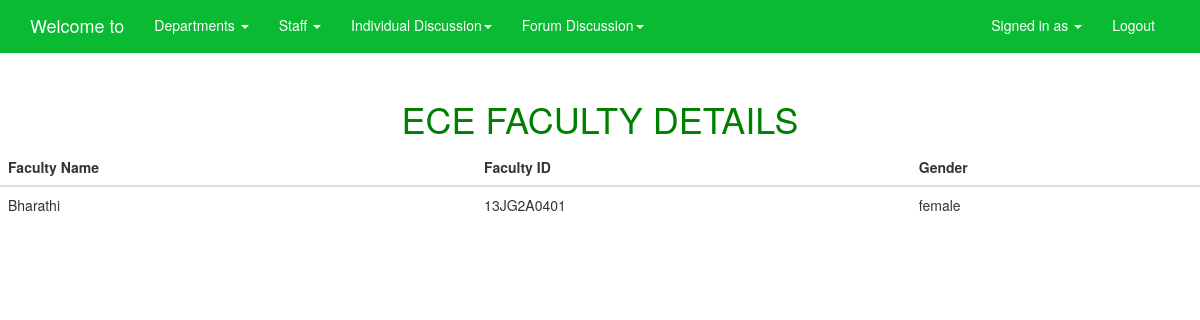
The page /stinteraction/ecefaculty.php on the database its author committed.
### tables this page shows
CREATE TABLE `register_table` (
  `name` varchar(50) NOT NULL,
  `nameid` varchar(50) NOT NULL,
  `password` varchar(50) NOT NULL,
  `deptname` varchar(50) NOT NULL,
  `gender` varchar(50) NOT NULL,
  `regmember` varchar(50) NOT NULL
);

### stinteraction/ecefaculty.php (the view, shortened to what this page needs)
<!DOCTYPE html>
<html lang="en">
<head>
   <link rel="stylesheet" href="boostrapcss/bootstrap.min.css">
  <link rel="stylesheet" href="boostrapcss/main.css" >
</head>
<body>
<?php
$name = $_SESSION['session_faculty_name'];
?>
<div class="navbar-wrapper">
    <div class="container-fluid">
        <nav class="navbar navbar-fixed-top">
            <div class="container">
                <div class="navbar-header">
                    <a class="navbar-brand" href="#">Welcome to <?php echo $name ?> </a>
                </div>
                <div id="navbar" class="navbar-collapse collapse">
                    <ul class="nav navbar-nav">
                        <li class=" dropdown">
                            <a href="#" class="dropdown-toggle " data-toggle="dropdown" role="button" aria-haspopup="true" aria-expanded="false">Departments <span class="caret"></span></a>
                        </li>
                        <li class=" dropdown"><a href="#" class="dropdown-toggle active" data-toggle="dropdown" role="button" aria-haspopup="true" aria-expanded="false">Staff <span class="caret"></span></a>
                        </li>
                        <li class=" dropdown"><a href="forum.php" class="dropdown-toggle active" data-toggle="dropdown" role="button" aria-haspopup="true" aria-expanded="false">Individual Discussion<span class="caret"></span></a>
                        <li class=" dropdown"><a href="forum.php" class="dropdown-toggle active" data-toggle="dropdown" role="button" aria-haspopup="true" aria-expanded="false">Forum Discussion<span class="caret"></span></a>
                    </ul>
                    <ul class="nav navbar-nav pull-right">
                        <li class=" dropdown"><a href="#" class="dropdown-toggle active" data-toggle="dropdown" role="button" aria-haspopup="true" aria-expanded="false">Signed in as  <span class="caret"></span></a>
                        </li>
                        <li class=""><a href="logout.php">Logout</a></li>
                    </ul>
                </div>
            </div>
        </nav>
    </div>
</div>
<h1 style="color:green;"> <center> <br><br>ECE FACULTY DETAILS </center> </h1>
<?php
$con = mysqli_connect("localhost:3306", "root", "");
$result =mysqli_query($con,"select * from register_table where deptname='ECE' and regmember='faculty'");
?>
<table class="table table-hover">
<thead>
    <tr>
        <th> Faculty Name </th>
        <th> Faculty ID </th>
        <th> Gender </th>
    </tr>
</thead>
<tbody>
  <?php
while($rows = mysqli_fetch_array($result,MYSQLI_NUM)){
?>
<tr>
<td><?php echo $rows[0]; ?></td>
<td><?php echo $rows[1]; ?></td>
<td><?php echo $rows[4]; ?></td>
</tr>
<?php
}
?>
</tbody>
</table>
</body>
</html>

### stinteraction/boostrapcss/main.css (style rules this page uses)
.navbar, .dropdown-menu { background:#09ba32; border: none; }
.nav>li>a, .dropdown-menu>li>a:focus, .dropdown-menu>li>a:hover, .dropdown-menu>li>a, .dropdown-menu>li { border-bottom: 3px solid transparent; }
.navbar a, .dropdown-menu>li>a, .dropdown-menu>li>a:focus, .dropdown-menu>li>a:hover, .navbar-toggle { color: #fff; }

### rows shown on the page
register_table: name "Bharathi", nameid "13JG2A0401", gender "female"
